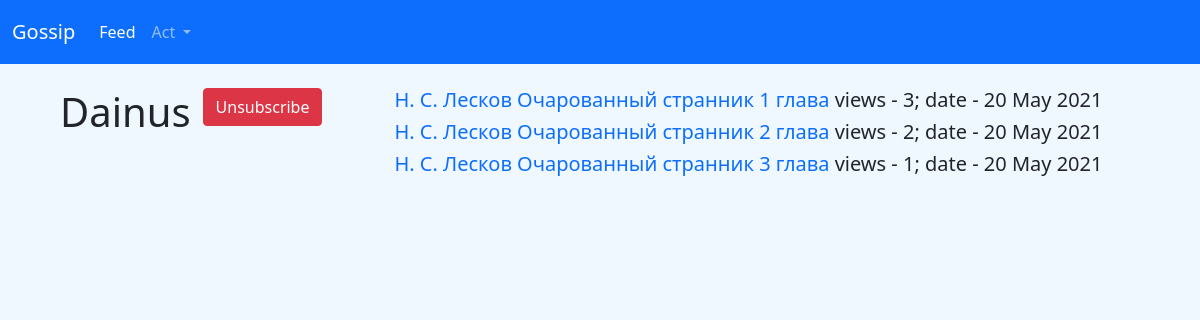
Screenshot of /user/1 (signed in) with the database file from the repository.
### data/user.py (models this page shows, shortened)
class User(SqlAlchemyBase, UserMixin, SerializerMixin):
    __tablename__ = 'users'
    id = sa.Column(sa.Integer, primary_key=True, autoincrement=True)
    nickname = sa.Column(sa.String, nullable=True)
    hashed_password = sa.Column(sa.String, nullable=True)
    created_date = sa.Column(sa.DateTime, default=datetime.datetime.now())
    subs = sa.Column(sa.String, default='1')
    news = orm.relation("News", back_populates='user')

### data/new.py (models this page shows)
class News(SqlAlchemyBase, UserMixin, SerializerMixin):
    __tablename__ = 'news'
    id = sa.Column(sa.Integer, primary_key=True, autoincrement=True)
    title = sa.Column(sa.String, nullable=True)
    content = sa.Column(sa.String, nullable=True)
    date = datetime.date.today().ctime().split()
    date = date[2] + ' ' + date[1] + ' ' + date[-1]
    created_date = sa.Column(sa.String, default=date)
    views = sa.Column(sa.Integer, default=0)
    user_id = sa.Column(sa.Integer, sa.ForeignKey("users.id"))
    user = orm.relation('User')

### get_user.py (the view)
@get_user_blueprint.route('/user/<int:id>', methods=['GET', 'POST'])
def get_user(id):
    ses = db_session.create_sessin()
    user = ses.query(User).get(id)
    if request.method == 'POST':
        cur_user = ses.query(User).get(current_user.id)
        if str(id) in current_user.subs:
            print(4)
            subs = current_user.subs.split(',')
            del subs[subs.index(str(id))]
            cur_user.subs = ','.join(subs)
        else:
            if cur_user.subs == '':
                cur_user.subs = str(id)
            else:
                cur_user.subs += ',' + str(id)
        ses.commit()
        return redirect(f'/user/{id}')
    elif request.method == 'GET':
        news = user.news
        is_user = str(id) in current_user.subs
        return render_template('get_user.html', news=news, user=user.nickname, title=user.nickname, id=id, is_user=is_user)

### app.py (called while the page is built)
@login_man.user_loader
def loader_user(user_id):
    ses = db_session.create_sessin()
    return ses.query(User).get(user_id)

### data/db_session.py (called while the page is built)
def create_sessin() -> Session:
    global __factory
    return __factory()

### templates/get_user.html (shortened to what this page needs)
{% extends 'base.html' %}
{% block content %}
<div class="parent">
        <div class="child"><h1>{{ user }}</h1></div>
        <div class="child">
            {% if not(current_user.id == id) %}
            <div class="btn-group" role="group" aria-label="Basic mixed styles example">
                <form action="" method="post">
                {% if not(is_user) %}
                <button type="submit" class="btn btn-success" id="subscribe" >Subscribe</button>
                {% else %}
                <button type="submit" class="btn btn-danger" id="subscribe">Unsubscribe</button>
                {% endif %}
                    </form>
            </div>
            {% endif %}
        </div>
        <div class="child">
            {% for new in news %}
            <h5>
                <a href="/new/{{ new.id }}">{{ new.title }}</a> views - {{ new.views }}; date - {{new.created_date}}
            </h5>
            {% endfor %}
        </div>
    </div>
{% endblock %}

### static/css/style.css (style rules this page uses)
body { background: #F0F8FF; }
a { text-decoration: none; }

### templates/get_user.html (style rules this page uses)
.parent> div { float: left; margin-right: 1%; }
.child:last-child { margin-left: 5%; }
.child:first-child { margin-left: 5%; }

### rows the page displays
User: nickname "Dainus"
News: title "Н. С. Лесков Очарованный странник 1 глава", views "3", created_date "20 May 2021"
News: title "Н. С. Лесков Очарованный странник 2 глава", views "2", created_date "20 May 2021"
News: title "Н. С. Лесков Очарованный странник 3 глава", views "1", created_date "20 May 2021"
